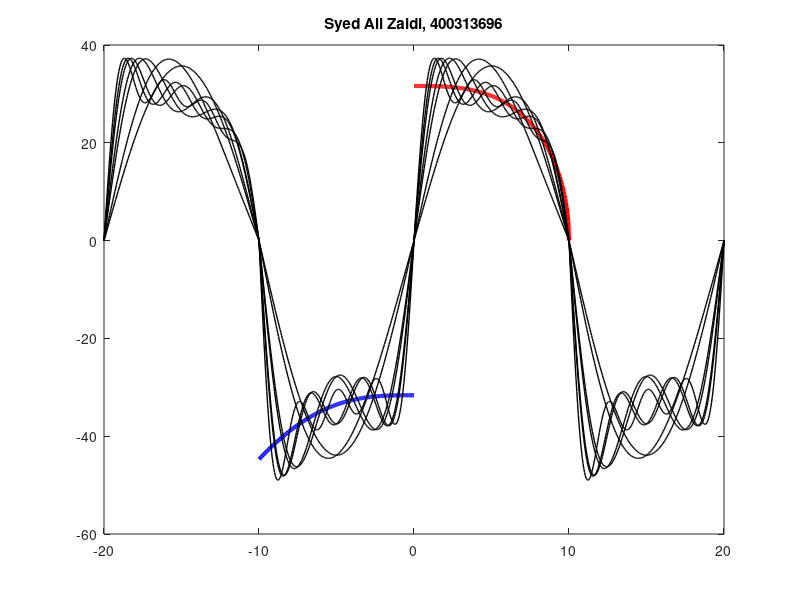

MATLAB code for this plot:
L = 10;
x = linspace(0,L,200);
f = sqrt(1000-x.^3);

plot(x,f,'r','linewidth', 3);
title('Syed Ali Zaidi, 400313696');
x = linspace(-L,0,200);
f2 = -sqrt(1000-x.^3);

hold on
plot(x,f2,'b','linewidth',3);
a = zeros(1,7);
x = linspace(-2*L,-L,200);
fa = zeros(1,200);
for n = 1:7
    y = f.*sin(n*pi*x/L);
    a(n) = (2/L)*trapz(x,y);
    fa = fa + a(n)*sin(n*pi*x/L);
    plot(x,fa,'k','linewidth',1);
end

a = zeros(1,7);
x = linspace(-L,0,200);
fa = zeros(1,200);
for n = 1:7
    y = f2.*sin(n*pi*x/L);
    a(n) = (2/L)*trapz(x,y);
    fa = fa + a(n)*sin(n*pi*x/L);
    plot(x,fa,'k','linewidth',1);
end

a = zeros(1,7);
x = linspace(0,L,200);
fa = zeros(1,200);

for n = 1:7
    y = f.*sin(n*pi*x/L);
    a(n) = (2/L)*trapz(x,y);
    fa = fa + a(n)*sin(n*pi*x/L);
    plot(x,fa,'k','linewidth',1);
end
a = zeros(1,7);
x = linspace(L,2*L,200);
fa = zeros(1,200);
for n = 1:7
    y = f2.*sin(n*pi*x/L);
    a(n) = (2/L)*trapz(x,y);
    fa = fa + a(n)*sin(n*pi*x/L);
    plot(x,fa,'k','linewidth',1);
end
hold off;